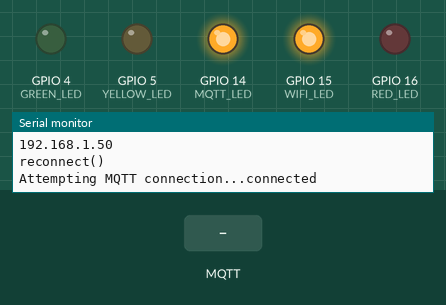
Simulated run of this sketch. Board: ESP8266 (NodeMCU). Shown: output pins drawn as LEDs (lit = HIGH), the last lines printed to the serial monitor. Inputs (shaded band) come from the test bench. WiFi joins after 1.5 s; servers stay silent unless stated; no MQTT or app messages arrive unless stated.

Above: at 4.7 s.
4.8 s: MQTT message "red" arrives on the first subscribed topic
At 5.8 s:
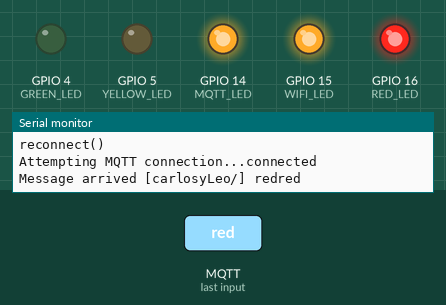
6.5 s: MQTT message "yellow" arrives on the first subscribed topic
At 7.0 s:
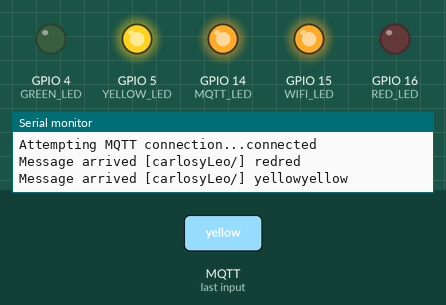
8.0 s: MQTT message "green" arrives on the first subscribed topic
At 9.4 s:
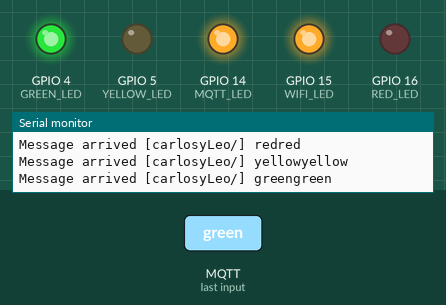
Timing chart, 0 to 11.0 s (numbered marks = the images above; inputs shaded):
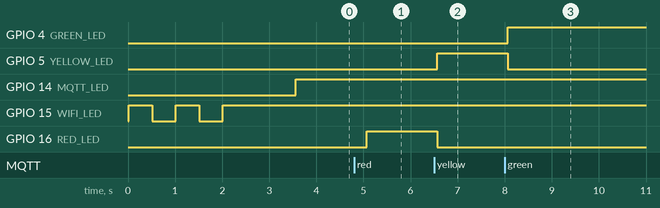

Measured:
- after the input at 4.8 s, GPIO 16 (RED_LED): LOW → HIGH after 0.27 s
- after the input at 6.5 s, GPIO 5 (YELLOW_LED): LOW → HIGH after 0.07 s; GPIO 16 (RED_LED): HIGH → LOW after 0.07 s
- after the input at 8.0 s, GPIO 4 (GREEN_LED): LOW → HIGH after 0.07 s; GPIO 5 (YELLOW_LED): HIGH → LOW after 0.07 s

The sketch:

electric.ino
```cpp
#include <ESP8266WiFi.h>
#include <PubSubClient.h>
#define WLAN_SSID       "ssid"
#define WLAN_PASS       "wifi pwd"
#define FEED_PATH "carlosyLeo/"
//define leds GPIO
int WIFI_LED    =  15  ;
int MQTT_LED    =  14  ;
int RED_LED     =  16  ;
int YELLOW_LED  =  5   ;
int GREEN_LED   =  4   ;

WiFiClient espClient;
//const char* mqtt_server   = "iot.eclipse.org"; //mqtt connection is unstable to this free server!!!

const char* mqtt_server   = "use your private mqtt server";
#define USERNAME  "mqtt user"
#define PASSWORD  "mqtt pwd"

void callback(char* topic, byte* payload, unsigned int length) {
  Serial.print("Message arrived [");
  Serial.print(topic);
  Serial.print("] ");
  //Var for store message
  String msg ="";
  for (int i = 0; i < length; i++) {
    Serial.print((char)payload[i]);
    msg = msg+(char)payload[i];
  }
  Serial.println(msg);
  //switch off leds
  digitalWrite(RED_LED,LOW);
  digitalWrite(YELLOW_LED,LOW);
  digitalWrite(GREEN_LED,LOW);
  //switch on only the led matching to mqtt message
  if(msg=="red"){
    digitalWrite(RED_LED,HIGH);
  } else if(msg=="yellow"){
    digitalWrite(YELLOW_LED,HIGH);
  }else if(msg=="green"){
    digitalWrite(GREEN_LED,HIGH);
  }
  Serial.println();
}

PubSubClient client(espClient);

//Connect to wifi network
void setup_wifi() {
  delay(10);
  // We start by connecting to a WiFi network
  Serial.println();
  Serial.print("Connecting to ");
  Serial.println(WLAN_SSID);
  WiFi.begin(WLAN_SSID, WLAN_PASS);
  digitalWrite(WIFI_LED,LOW);
  while (WiFi.status() != WL_CONNECTED) {
    digitalWrite(WIFI_LED,HIGH);
    delay(500);
    Serial.print(".");
    digitalWrite(WIFI_LED,LOW);
    delay(500);
  }
  Serial.println("");
  Serial.println("WiFi connected");
  Serial.println("IP address: ");
  Serial.println(WiFi.localIP());
  digitalWrite(WIFI_LED,HIGH);
}

//connect/reconnect to mqtt server
void reconnect() {
  // Loop until we're reconnected
  while (!client.connected()) {
    Serial.print("Attempting MQTT connection...");
    digitalWrite(MQTT_LED,LOW);
    // Attempt to connect
    if (client.connect("arduinoClient", USERNAME, PASSWORD)) {
      digitalWrite(MQTT_LED,HIGH);
      Serial.println("connected");
      client.subscribe("carlosyLeo/");
    } else {
      digitalWrite(MQTT_LED,LOW);
      Serial.print("failed, rc=");
      Serial.print(client.state());
      Serial.println(" try again in 5 seconds");
      // Wait 5 seconds before retrying and flash mqtt led
      digitalWrite(MQTT_LED,HIGH);
      delay(500);
      digitalWrite(MQTT_LED,LOW);
      delay(500);
      digitalWrite(MQTT_LED,HIGH);
      delay(500);
      digitalWrite(MQTT_LED,LOW);
      delay(3500);
    }
  }
}

void setup() {
  Serial.begin(9600);
  client.setServer(mqtt_server, 1883);
  client.setCallback(callback);
  //setup leds
  pinMode(WIFI_LED,OUTPUT);
  pinMode(MQTT_LED,OUTPUT);
  pinMode(RED_LED,OUTPUT);
  pinMode(YELLOW_LED,OUTPUT);
  pinMode(GREEN_LED,OUTPUT);
  //switch off all leds
  digitalWrite(WIFI_LED,LOW);
  digitalWrite(MQTT_LED,LOW);
  digitalWrite(RED_LED,LOW);
  digitalWrite(YELLOW_LED,LOW);
  digitalWrite(GREEN_LED,LOW);
  setup_wifi();
  delay(1500);
}

void loop() {
  if(WiFi.status()==WL_CONNECTED){
    if (!client.connected()) {
      Serial.println("reconnect()");
      reconnect();
    }
    client.loop();
  }
  delay(500);
}
```
